Frame 1 (no input): blank canvas, image omitted
Frame 60 (no input): blank canvas, image omitted
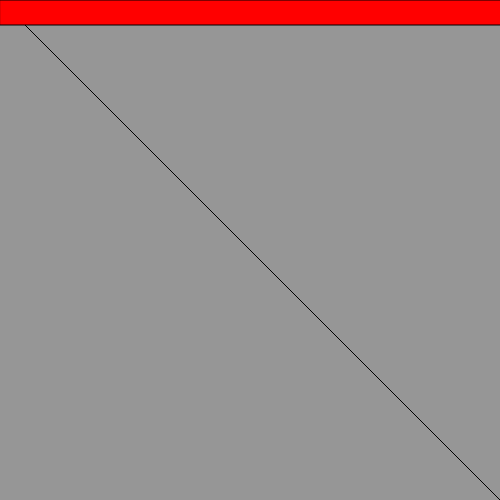
Frame 120 (the mouse pressed at the canvas centre since frame 60)

The p5.js sketch whose frames 1 and 60 were blank and that drew this single picture after the mouse press (run headless with seeded random() and noise() and a simulated clock; from frame 60 on, the mouse is pressed at the canvas centre):

// p5.js sketch
// ── sketch.js
function setup () {
	createCanvas( 500, 500 );
}

function draw() {
	background(150);
	var v1 = createVector ( 20, 0 );
	var v2 = createVector ( 0, 10 );

	var mouseVec = createVector(mouseX, mouseY);

	mouseVec.mult(2.0);
    noFill();
    stroke(0);

    line(0,0, mouseVec.x, mouseVec.y);

    fill(255, 0, 0);
    rect ( 0, 0, mouseVec.mag(), 25);
}
